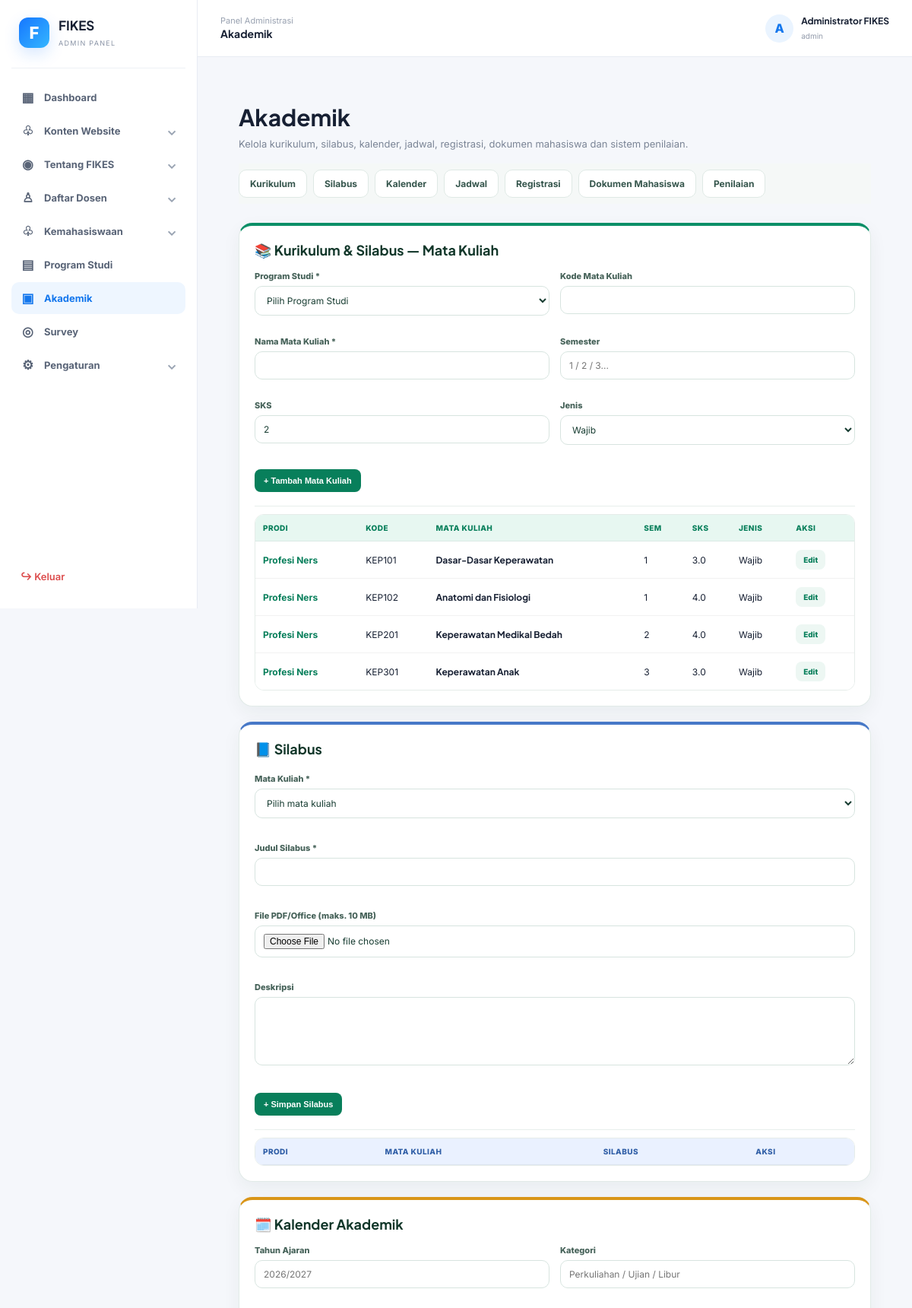
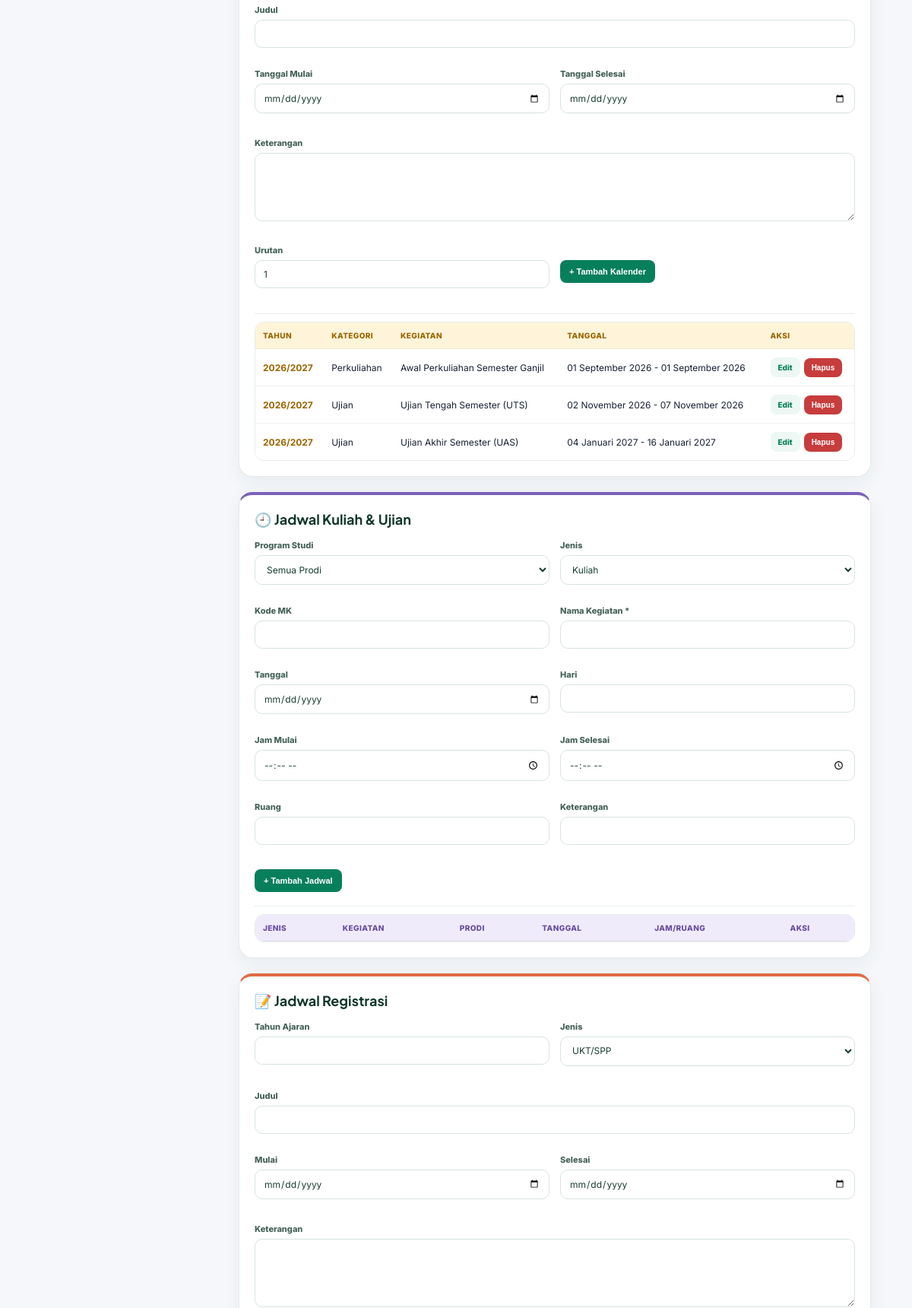
Screenshot of /admin/modules/akademik/index.php (signed in, upper part) with the database file from the repository (2 pictures, top to bottom).
### tables this page shows
CREATE TABLE `prodi_kurikulum` (
  `id` int(11) NOT NULL,
  `prodi_id` int(11) NOT NULL,
  `kode_mk` varchar(30) DEFAULT NULL,
  `nama_mk` varchar(150) NOT NULL,
  `semester` varchar(30) DEFAULT NULL,
  `sks` decimal(4,1) DEFAULT 0.0,
  `jenis` varchar(50) DEFAULT NULL,
  `nomor_urut` int(11) NOT NULL DEFAULT 1,
  `created_at` timestamp NOT NULL DEFAULT current_timestamp()
);

CREATE TABLE `program_studi` (
  `id` int(10) UNSIGNED NOT NULL,
  `kode_prodi` varchar(30) NOT NULL,
  `nama` varchar(150) NOT NULL,
  `jenjang` varchar(50) NOT NULL,
  `gelar` varchar(80) DEFAULT NULL,
  `kaprodi_nama` varchar(150) DEFAULT NULL,
  `kaprodi_nidn` varchar(50) DEFAULT NULL,
  `kaprodi_email` varchar(150) DEFAULT NULL,
  `deskripsi` text DEFAULT NULL,
  `foto` varchar(255) DEFAULT NULL,
  `visi` text DEFAULT NULL,
  `akreditasi` varchar(100) DEFAULT NULL,
  `nomor_akreditasi` varchar(150) DEFAULT NULL,
  `tanggal_akreditasi` date DEFAULT NULL,
  `sekretaris_nama` varchar(150) DEFAULT NULL,
  `sekretaris_nidn` varchar(50) DEFAULT NULL,
  `kontak_telepon` varchar(50) DEFAULT NULL,
  `kontak_email` varchar(150) DEFAULT NULL,
  `alamat` varchar(255) DEFAULT NULL,
  `durasi_studi` varchar(50) DEFAULT NULL,
  `sks_lulus` int(11) DEFAULT NULL,
  `jumlah_tenaga_kependidikan` int(11) DEFAULT 0,
  `gambar` varchar(255) DEFAULT NULL,
  `brosur` varchar(255) DEFAULT NULL,
  `status` enum('aktif','nonaktif') DEFAULT 'aktif',
  `created_at` timestamp NOT NULL DEFAULT current_timestamp()
);

CREATE TABLE `akademik_kalender` (
  `id` int(11) NOT NULL,
  `tahun_ajaran` varchar(30) NOT NULL,
  `kategori` varchar(60) NOT NULL,
  `judul` varchar(255) NOT NULL,
  `tanggal_mulai` date NOT NULL,
  `tanggal_selesai` date DEFAULT NULL,
  `keterangan` text DEFAULT NULL,
  `nomor_urut` int(11) NOT NULL DEFAULT 1,
  `status` enum('aktif','nonaktif') NOT NULL DEFAULT 'aktif',
  `created_at` timestamp NOT NULL DEFAULT current_timestamp()
);

### admin/config/auth.php (called while the page is built, shortened)
<?php
function e($value) {
    return htmlspecialchars($value ?? '', ENT_QUOTES, 'UTF-8');
}

### admin/modules/akademik/index.php (the view, shortened to what this page needs)
<?php
require_once __DIR__ . '/../../config/auth.php';
require_once __DIR__ . '/../../config/database.php';
function tanggal_id($v)
{
  $b = ['Januari', 'Februari', 'Maret', 'April', 'Mei', 'Juni', 'Juli', 'Agustus', 'September', 'Oktober', 'November', 'Desember'];
  $t = strtotime($v);
  return $t ? date('d', $t) . ' ' . $b[(int)date('m', $t) - 1] . ' ' . date('Y', $t) : $v;
}
$prodi = $pdo->query("SELECT id,nama,jenjang FROM program_studi WHERE status='aktif' ORDER BY nama")->fetchAll();
$kur = $pdo->query("SELECT k.*,p.nama prodi_nama FROM prodi_kurikulum k LEFT JOIN program_studi p ON p.id=k.prodi_id ORDER BY p.nama,k.semester,k.nomor_urut,k.id")->fetchAll();
$sil = $pdo->query("SELECT s.*,k.nama_mk,p.nama prodi_nama FROM akademik_silabus s LEFT JOIN prodi_kurikulum k ON k.id=s.kurikulum_id LEFT JOIN program_studi p ON p.id=k.prodi_id ORDER BY p.nama,k.semester,s.id DESC")->fetchAll();
$kal = $pdo->query("SELECT * FROM akademik_kalender ORDER BY tanggal_mulai,id")->fetchAll();
$jad = $pdo->query("SELECT j.*,p.nama prodi_nama FROM akademik_jadwal j LEFT JOIN program_studi p ON p.id=j.prodi_id ORDER BY j.tanggal,j.jam_mulai,j.id")->fetchAll();
$editType = $_GET['edit_type'] ?? '';
$editId = (int)($_GET['edit_id'] ?? 0);
$editRow = [];
include __DIR__ . '/../../includes/header.php';
?>
<div class="ak-wrap">
  <div class="page-head">
    <div>
      <h1>Akademik</h1>
      <p>Kelola kurikulum, silabus, kalender, jadwal, registrasi, dokumen mahasiswa dan sistem penilaian.</p>
    </div>
  </div>
  <div class="ak-tabs"><a href="#kurikulum">Kurikulum</a><a href="#silabus">Silabus</a><a
      href="#kalender">Kalender</a><a href="#jadwal">Jadwal</a><a href="#registrasi">Registrasi</a><a
      href="#dokumen">Dokumen Mahasiswa</a><a href="#penilaian">Penilaian</a></div>
  <div class="ak-grid">
    <section class="ak-panel full" id="kurikulum">
      <h2>📚 Kurikulum &amp; Silabus — Mata Kuliah</h2>
      <form class="ak-form" method="post"><input type="hidden" name="action" value="kurikulum"><input type="hidden"
        <div><label>Program Studi *</label><select name="prodi_id" required>
            <option value="">Pilih Program Studi</option><?php foreach ($prodi as $p): ?><option value="<?= $p['id'] ?>"
                <?= ($editType === 'kurikulum' && ($editRow['prodi_id'] ?? 0) == $p['id']) ? 'selected' : '' ?>>
                <?= e($p['nama']) ?> —
                <?= e($p['jenjang']) ?></option><?php endforeach; ?>
          </select></div>
        <div><label>Kode Mata Kuliah</label><input name="kode_mk"
            value="<?= e($editType === 'kurikulum' ? ($editRow['kode_mk'] ?? '') : '') ?>"></div>
        <div><label>Nama Mata Kuliah *</label><input name="nama_mk"
            value="<?= e($editType === 'kurikulum' ? ($editRow['nama_mk'] ?? '') : '') ?>" required></div>
        <div><label>Semester</label><input name="semester"
            value="<?= e($editType === 'kurikulum' ? ($editRow['semester'] ?? '') : '') ?>" placeholder="1 / 2 / 3...">
        </div>
        <div><label>SKS</label><input type="number" step="0.5" name="sks"
            value="<?= e($editType === 'kurikulum' ? ($editRow['sks'] ?? 2) : 2) ?>"></div>
        <div><label>Jenis</label><select name="jenis">
            <option <?= ($editType === 'kurikulum' && ($editRow['jenis'] ?? '') === 'Wajib') ? 'selected' : '' ?>>Wajib
            </option>
          </select></div>
        <div class="full"><button
            class="ak-btn"><?= ($editType === 'kurikulum' && $editId) ? 'Simpan Perubahan' : '+ Tambah Mata Kuliah' ?></button>
        </div>
      </form>
      <hr>
      <div class="ak-table-wrap">
        <table class="ak-table">
          <tr>
            <th>Prodi</th>
            <th>Kode</th>
            <th>Mata Kuliah</th>
            <th>Sem</th>
            <th>SKS</th>
            <th>Jenis</th>
            <th>Aksi</th>
          </tr><?php foreach ($kur as $x): ?><tr>
              <td><?= e($x['prodi_nama']) ?></td>
              <td><?= e($x['kode_mk']) ?></td>
              <td><strong><?= e($x['nama_mk']) ?></strong></td>
              <td><?= e($x['semester']) ?></td>
              <td><?= e($x['sks']) ?></td>
              <td><?= e($x['jenis'] ?: 'Wajib') ?></td>
              <td>
                <form method="post" onsubmit="return confirm('Hapus mata kuliah ini?')"><input type="hidden" name="action"
                    value="kurikulum_delete"><input type="hidden" name="id" value="<?= $x['id'] ?>"><a
                    class="ak-btn light" href="?edit_type=kurikulum&edit_id=<?= $x['id'] ?>#kurikulum">Edit</a></form>
              </td>
            </tr><?php endforeach; ?>
        </table>
      </div>
    </section>
    <section class="ak-panel" id="silabus">
      <h2>📘 Silabus</h2>
      <form class="ak-form" method="post" enctype="multipart/form-data"><input type="hidden" name="action"
        <div class="full"><label>Mata Kuliah *</label><select name="kurikulum_id" required>
            <option value="">Pilih mata kuliah</option><?php foreach ($kur as $x): ?><option value="<?= $x['id'] ?>"
                <?= ($editType === 'silabus' && ($editRow['kurikulum_id'] ?? 0) == $x['id']) ? 'selected' : '' ?>>
                <?= e($x['prodi_nama']) ?> — <?= e($x['kode_mk']) ?> <?= e($x['nama_mk']) ?></option><?php endforeach; ?>
          </select></div>
        <div class="full"><label>Judul Silabus *</label><input name="judul"
            value="<?= e($editType === 'silabus' ? ($editRow['judul'] ?? '') : '') ?>" required></div>
        <div class="full"><label>File PDF/Office (maks. 10 MB)</label><input type="file" name="file_dokumen"
            accept=".pdf,.doc,.docx,.xls,.xlsx,.ppt,.pptx"></div>
        <div class="full"><label>Deskripsi</label><textarea
            name="deskripsi"><?= e($editType === 'silabus' ? ($editRow['deskripsi'] ?? '') : '') ?></textarea></div>
        <div class="full"><button
            class="ak-btn"><?= ($editType === 'silabus' && $editId) ? 'Simpan Perubahan' : '+ Simpan Silabus' ?></button>
        </div>
      </form>
      <hr>
      <div class="ak-table-wrap">
        <table class="ak-table">
          <tr>
            <th>Prodi</th>
            <th>Mata Kuliah</th>
            <th>Silabus</th>
            <th>Aksi</th>
          </tr><?php foreach ($sil as $x): ?><tr>
              <td><?= e($x['prodi_nama']) ?></td>
              <td><?= e($x['nama_mk']) ?></td>
              <td><a href="../../uploads/akademik/<?= rawurlencode(basename($x['file_dokumen'])) ?>"
                  target="_blank"><?= e($x['judul']) ?></a></td>
              <td>
                <form method="post" onsubmit="return confirm('Hapus silabus?')"><input type="hidden" name="action"
                    value="silabus_delete"><input type="hidden" name="id" value="<?= $x['id'] ?>"><a class="ak-btn light"
                    href="?edit_type=silabus&edit_id=<?= $x['id'] ?>#silabus">Edit</a></form>
              </td>
            </tr><?php endforeach; ?>
        </table>
      </div>
    </section>
    <section class="ak-panel" id="kalender">
      <h2>🗓️ Kalender Akademik</h2>
      <form class="ak-form" method="post"><input type="hidden" name="action" value="kalender"><input type="hidden"
        <div><label>Tahun Ajaran</label><input name="tahun_ajaran"
            value="<?= e($editType === 'kalender' ? ($editRow['tahun_ajaran'] ?? '') : '') ?>" placeholder="2026/2027"
            required>
        </div>
        <div><label>Kategori</label><input name="kategori"
            value="<?= e($editType === 'kalender' ? ($editRow['kategori'] ?? '') : '') ?>"
            placeholder="Perkuliahan / Ujian / Libur" required></div>
        <div class="full"><label>Judul</label><input name="judul"
            value="<?= e($editType === 'kalender' ? ($editRow['judul'] ?? '') : '') ?>" required></div>
        <div><label>Tanggal Mulai</label><input type="date" name="tanggal_mulai"
            value="<?= e($editType === 'kalender' ? ($editRow['tanggal_mulai'] ?? '') : '') ?>" required></div>
        <div><label>Tanggal Selesai</label><input type="date" name="tanggal_selesai"
            value="<?= e($editType === 'kalender' ? ($editRow['tanggal_selesai'] ?? '') : '') ?>"></div>
        <div class="full"><label>Keterangan</label><textarea
            name="keterangan"><?= e($editType === 'kalender' ? ($editRow['keterangan'] ?? '') : '') ?></textarea></div>
        <div><label>Urutan</label><input type="number" name="nomor_urut"
            value="<?= e($editType === 'kalender' ? ($editRow['nomor_urut'] ?? 1) : 1) ?>"></div>
        <div><label>&nbsp;</label><button
            class="ak-btn"><?= ($editType === 'kalender' && $editId) ? 'Simpan Perubahan' : '+ Tambah Kalender' ?></button>
        </div>
      </form>
      <hr>
      <div class="ak-table-wrap">
        <table class="ak-table">
          <tr>
            <th>Tahun</th>
            <th>Kategori</th>
            <th>Kegiatan</th>
            <th>Tanggal</th>
            <th>Aksi</th>
          </tr><?php foreach ($kal as $x): ?><tr>
              <td><?= e($x['tahun_ajaran']) ?></td>
              <td><?= e($x['kategori']) ?></td>
              <td><?= e($x['judul']) ?></td>
              <td>
                <?= tanggal_id($x['tanggal_mulai']) ?><?= $x['tanggal_selesai'] ? ' - ' . tanggal_id($x['tanggal_selesai']) : '' ?>
              </td>
              <td>
                <form method="post" onsubmit="return confirm('Hapus kalender?')"><input type="hidden" name="action"
                    value="<?= $x['id'] ?>"><a class="ak-btn light"
                    href="?edit_type=kalender&edit_id=<?= $x['id'] ?>#kalender">Edit</a><button
                    class="ak-btn danger">Hapus</button></form>
              </td>
            </tr><?php endforeach; ?>
        </table>
      </div>
    </section>
    <section class="ak-panel" id="jadwal">
      <h2>🕘 Jadwal Kuliah &amp; Ujian</h2>
      <form class="ak-form" method="post"><input type="hidden" name="action" value="jadwal">
        <div><label>Program Studi</label><select name="prodi_id">
            <option value="0">Semua Prodi</option><?php foreach ($prodi as $p): ?><option value="<?= $p['id'] ?>">
                <?= e($p['nama']) ?></option><?php endforeach; ?>
          </select></div>
        <div><label>Jenis</label><select name="jenis">
            <option>Kuliah</option>
          </select></div>
        <div><label>Kode MK</label><input name="kode_mk"></div>
        <div><label>Nama Kegiatan *</label><input name="nama_kegiatan" required></div>
        <div><label>Tanggal</label><input type="date" name="tanggal" required></div>
        <div><label>Hari</label><input name="hari"></div>
        <div><label>Jam Mulai</label><input type="time" name="jam_mulai" required></div>
        <div><label>Jam Selesai</label><input type="time" name="jam_selesai" required></div>
        <div><label>Ruang</label><input name="ruang"></div>
        <div><label>Keterangan</label><input name="keterangan"></div>
        <div class="full"><button class="ak-btn">+ Tambah Jadwal</button></div>
      </form>
      <hr>
      <div class="ak-table-wrap">
        <table class="ak-table">
          <tr>
            <th>Jenis</th>
            <th>Kegiatan</th>
            <th>Prodi</th>
            <th>Tanggal</th>
            <th>Jam/Ruang</th>
            <th>Aksi</th>
          </tr><?php foreach ($jad as $x): ?><tr>
              <td><?= e($x['jenis']) ?></td>
              <td><?= e($x['nama_kegiatan']) ?></td>
              <td><?= e($x['prodi_nama'] ?: 'Semua') ?></td>
              <td><?= tanggal_id($x['tanggal']) ?></td>
              <td>
                <?= e(substr($x['jam_mulai'], 0, 5)) ?>-<?= e(substr($x['jam_selesai'], 0, 5)) ?><br><?= e($x['ruang']) ?>
              </td>
              <td>
                <form method="post" onsubmit="return confirm('Hapus jadwal?')"><input type="hidden" name="action"
                    value="delete"><input type="hidden" name="jenis" value="jadwal"><input type="hidden" name="id"
                    value="<?= $x['id'] ?>"><a class="ak-btn light"
                    href="?edit_type=jadwal&edit_id=<?= $x['id'] ?>#jadwal">Edit</a><button
                    class="ak-btn danger">Hapus</button></form>
              </td>
            </tr><?php endforeach; ?>
        </table>
      </div>
    </section>
    <section class="ak-panel" id="registrasi">
      <h2>📝 Jadwal Registrasi</h2>
      <form class="ak-form" method="post"><input type="hidden" name="action" value="registrasi"><input type="hidden"
        <div><label>Tahun Ajaran</label><input name="tahun_ajaran"
            value="<?= e($editType === 'registrasi' ? ($editRow['tahun_ajaran'] ?? '') : '') ?>" required></div>
        <div><label>Jenis</label><select name="jenis">
            <option>UKT/SPP</option>
          </select></div>
        <div class="full"><label>Judul</label><input name="judul"
            value="<?= e($editType === 'registrasi' ? ($editRow['judul'] ?? '') : '') ?>" required></div>
        <div><label>Mulai</label><input type="date" name="tanggal_mulai"
            value="<?= e($editType === 'registrasi' ? ($editRow['tanggal_mulai'] ?? '') : '') ?>" required></div>
        <div><label>Selesai</label><input type="date" name="tanggal_selesai"
            value="<?= e($editType === 'registrasi' ? ($editRow['tanggal_selesai'] ?? '') : '') ?>"></div>
        <div class="full"><label>Keterangan</label><textarea name="keterangan"></textarea></div>
      </form>
    </section>
  </div>
</div>
<?php include __DIR__ . '/../../includes/footer.php'; ?>

### rows the page displays
prodi_kurikulum: program_studi.nama "Profesi Ners", kode_mk "KEP101", nama_mk "Dasar-Dasar Keperawatan", semester "1", sks "3.0", jenis "Wajib"
prodi_kurikulum: program_studi.nama "Profesi Ners", kode_mk "KEP102", nama_mk "Anatomi dan Fisiologi", semester "1", sks "4.0", jenis "Wajib"
prodi_kurikulum: program_studi.nama "Profesi Ners", kode_mk "KEP201", nama_mk "Keperawatan Medikal Bedah", semester "2", sks "4.0", jenis "Wajib"
prodi_kurikulum: program_studi.nama "Profesi Ners", kode_mk "KEP301", nama_mk "Keperawatan Anak", semester "3", sks "3.0", jenis "Wajib"
akademik_kalender: tahun_ajaran "2026/2027", kategori "Perkuliahan", judul "Awal Perkuliahan Semester Ganjil", tanggal_mulai "01 September 2026", tanggal_selesai "01 September 2026"
akademik_kalender: tahun_ajaran "2026/2027", kategori "Ujian", judul "Ujian Tengah Semester (UTS)", tanggal_mulai "02 November 2026", tanggal_selesai "07 November 2026"
akademik_kalender: tahun_ajaran "2026/2027", kategori "Ujian", judul "Ujian Akhir Semester (UAS)", tanggal_mulai "04 Januari 2027", tanggal_selesai "16 Januari 2027"

### other values shown
$page_title "Akademik"
substr($_SESSION['admin_nama'], 0, 1) "A"
$_SESSION['admin_nama'] "Administrator FIKES"
$_SESSION['admin_role'] "admin"
